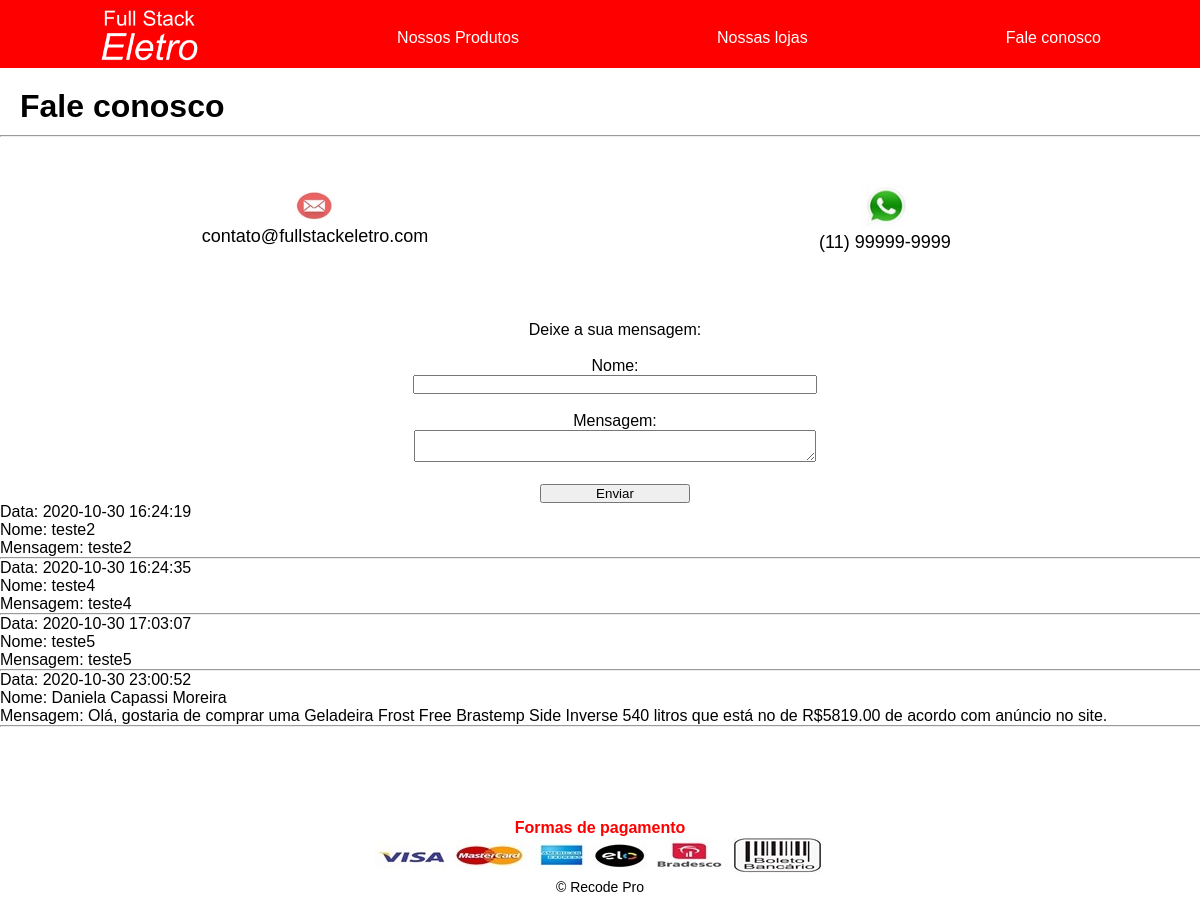
The app's page /fale_conosco.php with its own data.
### tables this page shows
CREATE TABLE `comentarios` (
  `id` int(11) NOT NULL,
  `nome` varchar(100) DEFAULT NULL,
  `msg` varchar(300) DEFAULT NULL,
  `data` datetime DEFAULT current_timestamp()
);

### fale_conosco.php (the view, shortened to what this page needs)
<?php
$servidor = "localhost";
$username = "root";
$password = "";
$database = "recode";
$conn = mysqli_connect($servidor, $username, $password, $database);
?>
<!DOCTYPE html>
<html lang="pt-br">
<head>
    <link rel="stylesheet" href="./css/estilo.css">
</head>
<body>
    <header>
        <h1>Fale conosco</h1>
    </header>
    <hr>
    <br>
    <section class="contatos">
        <div class="comunicacao">
            <img src="./imagens/email.jpeg" alt="Logo de email" width="40px">
            <p>contato@fullstackeletro.com</p>
        </div>
        <div class="comunicacao">
            <img src="./imagens/whatsapp.jpeg" alt="Logo de whatsapp" width="50px">
            <p>(11) 99999-9999</p>
        </div>
    </section>
    <br>
    <div class="form" style=text-align:center>
    <form method="post" action="">
    <p>Deixe a sua mensagem:</p><br>
        <label>Nome:</label><br>
        <input type="text" name="nome">
        <br><br>
        <label>Mensagem:</label><br>
        <textarea name="msg"></textarea><br><br>
        <button type="submit" name="submit"style="width:150px">Enviar</button>
    </form>
</div>
    <?php
$sql = "select * from comentarios";
$result = $conn->query($sql);
if($result->num_rows > 0){
while($rows = $result->fetch_assoc()){
    echo"Data: ",$rows['data'], "</br>";
    echo"Nome: ",$rows['nome'], "</br>";
    echo"Mensagem: ",$rows['msg'], "</br>";
    echo"<hr>";
   }
} else {
    echo"Nenhum comentário ainda!";
 }
 ?>
    <br><br><br><br>
    <footer id="rodape">
        <p id="formas_pagamento">Formas de pagamento</p>
        <img src="./imagens/formas-pagamento.jpeg" alt="Formas de pagamento">
        <p class="assinatura">&copy; Recode Pro</p>
    </footer>
</body>
</html>

### css/estilo.css (style rules this page uses)
* { overflow-x: hidden; margin: 0; padding: 0; }
body { font-family: Arial, Helvetica, sans-serif; }
h1 { margin: 20px 0px 10px 20px; }
.menu { background-color: red; display: flex; justify-content: space-around; align-items: center; padding-top: 8px; }
.menu a { color: white; text-decoration: none; }
hr { width: 100%; }
.contatos { display: flex; justify-content: center; align-items: center; border: 0; padding: 30px; }
.comunicacao { width: 50%; text-align: center; }
.comunicacao p { font-size: 18px; }
form { margin: 0 auto; padding-left: 30px; padding-top: 20px; }
input, textarea { width: 400px; }
#rodape { text-align: center; padding: 20px; position: relative; }
#formas_pagamento { color: red; font-weight: bold; }
.assinatura { font-size: 14px; }

### records on screen
comentarios: data "2020-10-30 16:24:19", nome "teste2", msg "teste2"
comentarios: data "2020-10-30 16:24:35", nome "teste4", msg "teste4"
comentarios: data "2020-10-30 17:03:07", nome "teste5", msg "teste5"
comentarios: data "2020-10-30 23:00:52", nome "Daniela Capassi Moreira", msg "Olá, gostaria de comprar uma Geladeira Frost Free Brastemp Side Inverse 540 litros que está no de R$5819.00 de acordo com anúncio no site."
